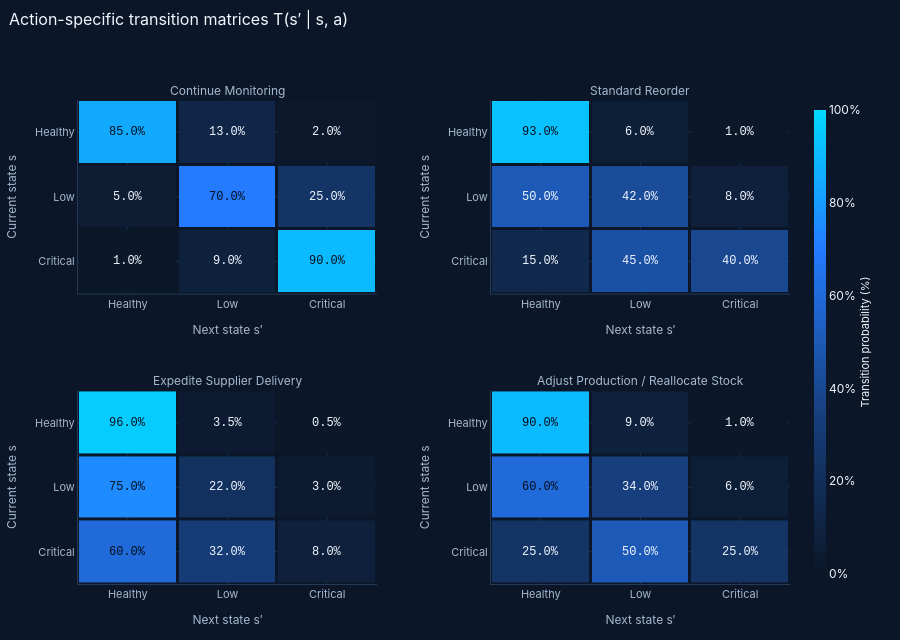

The code cell stored with this chart in its notebook:
### Code cell
show(viz.fig_transition_grid(transition_model.tensor()), "03_transition_heatmaps")

### Figure 1 — Plotly figure (JSON) as saved in the notebook; plotly's stock layout.template omitted (floating-point values rounded to 4 significant figures)
{"data": [{"colorbar": {"thickness": 12, "ticksuffix": "%", "title": {"font": {"size": 11}, "side": "right", "text": "Transition probability (%)"}}, "colorscale": [[0.0, "#0B1728"], [0.35, "#17407F"], [0.7, "#247BFF"], [1.0, "#00D9FF"]], "hovertemplate": "From %{y} to %{x}<br>P = %{z:.2f}%<extra></extra>", "showscale": true, "type": "heatmap", "x": ["Healthy", "Low", "Critical"], "xaxis": "x", "xgap": 3, "y": ["Healthy", "Low", "Critical"], "yaxis": "y", "ygap": 3, "z": [[85.0, 13.0, 2.0], [5.0, 70.0, 25.0], [1.0, 9.0, 90.0]], "zmax": 100, "zmin": 0}, {"colorbar": {"thickness": 12, "ticksuffix": "%", "title": {"font": {"size": 11}, "side": "right", "text": "Transition probability (%)"}}, "colorscale": [[0.0, "#0B1728"], [0.35, "#17407F"], [0.7, "#247BFF"], [1.0, "#00D9FF"]], "hovertemplate": "From %{y} to %{x}<br>P = %{z:.2f}%<extra></extra>", "showscale": false, "type": "heatmap", "x": ["Healthy", "Low", "Critical"], "xaxis": "x2", "xgap": 3, "y": ["Healthy", "Low", "Critical"], "yaxis": "y2", "ygap": 3, "z": [[93.0, 6.0, 1.0], [50.0, 42.0, 8.0], [15.0, 45.0, 40.0]], "zmax": 100, "zmin": 0}, {"colorbar": {"thickness": 12, "ticksuffix": "%", "title": {"font": {"size": 11}, "side": "right", "text": "Transition probability (%)"}}, "colorscale": [[0.0, "#0B1728"], [0.35, "#17407F"], [0.7, "#247BFF"], [1.0, "#00D9FF"]], "hovertemplate": "From %{y} to %{x}<br>P = %{z:.2f}%<extra></extra>", "showscale": false, "type": "heatmap", "x": ["Healthy", "Low", "Critical"], "xaxis": "x3", "xgap": 3, "y": ["Healthy", "Low", "Critical"], "yaxis": "y3", "ygap": 3, "z": [[96.0, 3.5, 0.5], [75.0, 22.0, 3.0], [60.0, 32.0, 8.0]], "zmax": 100, "zmin": 0}, {"colorbar": {"thickness": 12, "ticksuffix": "%", "title": {"font": {"size": 11}, "side": "right", "text": "Transition probability (%)"}}, "colorscale": [[0.0, "#0B1728"], [0.35, "#17407F"], [0.7, "#247BFF"], [1.0, "#00D9FF"]], "hovertemplate": "From %{y} to %{x}<br>P = %{z:.2f}%<extra></extra>", "showscale": false, "type": "heatmap", "x": ["Healthy", "Low", "Critical"], "xaxis": "x4", "xgap": 3, "y": ["Healthy", "Low", "Critical"], "yaxis": "y4", "ygap": 3, "z": [[90.0, 9.0, 1.0], [60.0, 34.0, 6.0], [25.0, 50.0, 25.0]], "zmax": 100, "zmin": 0}], "layout": {"annotations": [{"font": {"color": "#A6B9D0", "size": 12}, "showarrow": false, "text": "Continue Monitoring", "x": 0.21, "xanchor": "center", "xref": "paper", "y": 1.0, "yanchor": "bottom", "yref": "paper"}, {"font": {"color": "#A6B9D0", "size": 12}, "showarrow": false, "text": "Standard Reorder", "x": 0.79, "xanchor": "center", "xref": "paper", "y": 1.0, "yanchor": "bottom", "yref": "paper"}, {"font": {"color": "#A6B9D0", "size": 12}, "showarrow": false, "text": "Expedite Supplier Delivery", "x": 0.21, "xanchor": "center", "xref": "paper", "y": 0.4, "yanchor": "bottom", "yref": "paper"}, {"font": {"color": "#A6B9D0", "size": 12}, "showarrow": false, "text": "Adjust Production / Reallocate Stock", "x": 0.79, "xanchor": "center", "xref": "paper", "y": 0.4, "yanchor": "bottom", "yref": "paper"}, {"font": {"color": "#04101E", "family": "'IBM Plex Mono', Consolas, 'Courier New', monospace", "size": 12}, "showarrow": false, "text": "85.0%", "x": "Healthy", "xref": "x", "y": "Healthy", "yref": "y"}, {"font": {"color": "#F2F7FF", "family": "'IBM Plex Mono', Consolas, 'Courier New', monospace", "size": 12}, "showarrow": false, "text": "13.0%", "x": "Low", "xref": "x", "y": "Healthy", "yref": "y"}, {"font": {"color": "#F2F7FF", "family": "'IBM Plex Mono', Consolas, 'Courier New', monospace", "size": 12}, "showarrow": false, "text": "2.0%", "x": "Critical", "xref": "x", "y": "Healthy", "yref": "y"}, {"font": {"color": "#F2F7FF", "family": "'IBM Plex Mono', Consolas, 'Courier New', monospace", "size": 12}, "showarrow": false, "text": "5.0%", "x": "Healthy", "xref": "x", "y": "Low", "yref": "y"}, {"font": {"color": "#04101E", "family": "'IBM Plex Mono', Consolas, 'Courier New', monospace", "size": 12}, "showarrow": false, "text": "70.0%", "x": "Low", "xref": "x", "y": "Low", "yref": "y"}, {"font": {"color": "#F2F7FF", "family": "'IBM Plex Mono', Consolas, 'Courier New', monospace", "size": 12}, "showarrow": false, "text": "25.0%", "x": "Critical", "xref": "x", "y": "Low", "yref": "y"}, {"font": {"color": "#F2F7FF", "family": "'IBM Plex Mono', Consolas, 'Courier New', monospace", "size": 12}, "showarrow": false, "text": "1.0%", "x": "Healthy", "xref": "x", "y": "Critical", "yref": "y"}, {"font": {"color": "#F2F7FF", "family": "'IBM Plex Mono', Consolas, 'Courier New', monospace", "size": 12}, "showarrow": false, "text": "9.0%", "x": "Low", "xref": "x", "y": "Critical", "yref": "y"}, {"font": {"color": "#04101E", "family": "'IBM Plex Mono', Consolas, 'Courier New', monospace", "size": 12}, "showarrow": false, "text": "90.0%", "x": "Critical", "xref": "x", "y": "Critical", "yref": "y"}, {"font": {"color": "#04101E", "family": "'IBM Plex Mono', Consolas, 'Courier New', monospace", "size": 12}, "showarrow": false, "text": "93.0%", "x": "Healthy", "xref": "x2", "y": "Healthy", "yref": "y2"}, {"font": {"color": "#F2F7FF", "family": "'IBM Plex Mono', Consolas, 'Courier New', monospace", "size": 12}, "showarrow": false, "text": "6.0%", "x": "Low", "xref": "x2", "y": "Healthy", "yref": "y2"}, {"font": {"color": "#F2F7FF", "family": "'IBM Plex Mono', Consolas, 'Courier New', monospace", "size": 12}, "showarrow": false, "text": "1.0%", "x": "Critical", "xref": "x2", "y": "Healthy", "yref": "y2"}, {"font": {"color": "#F2F7FF", "family": "'IBM Plex Mono', Consolas, 'Courier New', monospace", "size": 12}, "showarrow": false, "text": "50.0%", "x": "Healthy", "xref": "x2", "y": "Low", "yref": "y2"}, {"font": {"color": "#F2F7FF", "family": "'IBM Plex Mono', Consolas, 'Courier New', monospace", "size": 12}, "showarrow": false, "text": "42.0%", "x": "Low", "xref": "x2", "y": "Low", "yref": "y2"}, {"font": {"color": "#F2F7FF", "family": "'IBM Plex Mono', Consolas, 'Courier New', monospace", "size": 12}, "showarrow": false, "text": "8.0%", "x": "Critical", "xref": "x2", "y": "Low", "yref": "y2"}, {"font": {"color": "#F2F7FF", "family": "'IBM Plex Mono', Consolas, 'Courier New', monospace", "size": 12}, "showarrow": false, "text": "15.0%", "x": "Healthy", "xref": "x2", "y": "Critical", "yref": "y2"}, {"font": {"color": "#F2F7FF", "family": "'IBM Plex Mono', Consolas, 'Courier New', monospace", "size": 12}, "showarrow": false, "text": "45.0%", "x": "Low", "xref": "x2", "y": "Critical", "yref": "y2"}, {"font": {"color": "#F2F7FF", "family": "'IBM Plex Mono', Consolas, 'Courier New', monospace", "size": 12}, "showarrow": false, "text": "40.0%", "x": "Critical", "xref": "x2", "y": "Critical", "yref": "y2"}, {"font": {"color": "#04101E", "family": "'IBM Plex Mono', Consolas, 'Courier New', monospace", "size": 12}, "showarrow": false, "text": "96.0%", "x": "Healthy", "xref": "x3", "y": "Healthy", "yref": "y3"}, {"font": {"color": "#F2F7FF", "family": "'IBM Plex Mono', Consolas, 'Courier New', monospace", "size": 12}, "showarrow": false, "text": "3.5%", "x": "Low", "xref": "x3", "y": "Healthy", "yref": "y3"}, {"font": {"color": "#F2F7FF", "family": "'IBM Plex Mono', Consolas, 'Courier New', monospace", "size": 12}, "showarrow": false, "text": "0.5%", "x": "Critical", "xref": "x3", "y": "Healthy", "yref": "y3"}, {"font": {"color": "#04101E", "family": "'IBM Plex Mono', Consolas, 'Courier New', monospace", "size": 12}, "showarrow": false, "text": "75.0%", "x": "Healthy", "xref": "x3", "y": "Low", "yref": "y3"}, {"font": {"color": "#F2F7FF", "family": "'IBM Plex Mono', Consolas, 'Courier New', monospace", "size": 12}, "showarrow": false, "text": "22.0%", "x": "Low", "xref": "x3", "y": "Low", "yref": "y3"}, {"font": {"color": "#F2F7FF", "family": "'IBM Plex Mono', Consolas, 'Courier New', monospace", "size": 12}, "showarrow": false, "text": "3.0%", "x": "Critical", "xref": "x3", "y": "Low", "yref": "y3"}, {"font": {"color": "#04101E", "family": "'IBM Plex Mono', Consolas, 'Courier New', monospace", "size": 12}, "showarrow": false, "text": "60.0%", "x": "Healthy", "xref": "x3", "y": "Critical", "yref": "y3"}, {"font": {"color": "#F2F7FF", "family": "'IBM Plex Mono', Consolas, 'Courier New', monospace", "size": 12}, "showarrow": false, "text": "32.0%", "x": "Low", "xref": "x3", "y": "Critical", "yref": "y3"}, {"font": {"color": "#F2F7FF", "family": "'IBM Plex Mono', Consolas, 'Courier New', monospace", "size": 12}, "showarrow": false, "text": "8.0%", "x": "Critical", "xref": "x3", "y": "Critical", "yref": "y3"}, {"font": {"color": "#04101E", "family": "'IBM Plex Mono', Consolas, 'Courier New', monospace", "size": 12}, "showarrow": false, "text": "90.0%", "x": "Healthy", "xref": "x4", "y": "Healthy", "yref": "y4"}, {"font": {"color": "#F2F7FF", "family": "'IBM Plex Mono', Consolas, 'Courier New', monospace", "size": 12}, "showarrow": false, "text": "9.0%", "x": "Low", "xref": "x4", "y": "Healthy", "yref": "y4"}, {"font": {"color": "#F2F7FF", "family": "'IBM Plex Mono', Consolas, 'Courier New', monospace", "size": 12}, "showarrow": false, "text": "1.0%", "x": "Critical", "xref": "x4", "y": "Healthy", "yref": "y4"}, {"font": {"color": "#04101E", "family": "'IBM Plex Mono', Consolas, 'Courier New', monospace", "size": 12}, "showarrow": false, "text": "60.0%", "x": "Healthy", "xref": "x4", "y": "Low", "yref": "y4"}, {"font": {"color": "#F2F7FF", "family": "'IBM Plex Mono', Consolas, 'Courier New', monospace", "size": 12}, "showarrow": false, "text": "34.0%", "x": "Low", "xref": "x4", "y": "Low", "yref": "y4"}, {"font": {"color": "#F2F7FF", "family": "'IBM Plex Mono', Consolas, 'Courier New', monospace", "size": 12}, "showarrow": false, "text": "6.0%", "x": "Critical", "xref": "x4", "y": "Low", "yref": "y4"}, {"font": {"color": "#F2F7FF", "family": "'IBM Plex Mono', Consolas, 'Courier New', monospace", "size": 12}, "showarrow": false, "text": "25.0%", "x": "Healthy", "xref": "x4", "y": "Critical", "yref": "y4"}, {"font": {"color": "#F2F7FF", "family": "'IBM Plex Mono', Consolas, 'Courier New', monospace", "size": 12}, "showarrow": false, "text": "50.0%", "x": "Low", "xref": "x4", "y": "Critical", "yref": "y4"}, {"font": {"color": "#F2F7FF", "family": "'IBM Plex Mono', Consolas, 'Courier New', monospace", "size": 12}, "showarrow": false, "text": "25.0%", "x": "Critical", "xref": "x4", "y": "Critical", "yref": "y4"}], "font": {"color": "#F2F7FF", "family": "Inter, Manrope, 'Segoe UI', Arial, sans-serif", "size": 12}, "height": 640, "hoverlabel": {"bgcolor": "#10243A", "bordercolor": "#233B56", "font": {"color": "#F2F7FF", "family": "'IBM Plex Mono', Consolas, 'Courier New', monospace", "size": 12}}, "legend": {"bgcolor": "rgba(0,0,0,0)", "font": {"color": "#A6B9D0", "size": 11}, "orientation": "h", "x": 0.0, "xanchor": "left", "y": -0.24, "yanchor": "top"}, "margin": {"b": 56, "l": 64, "r": 110, "t": 100}, "paper_bgcolor": "#0B1728", "plot_bgcolor": "#0B1728", "showlegend": false, "title": {"font": {"color": "#F2F7FF", "family": "'Space Grotesk', Inter, 'Segoe UI', Arial, sans-serif", "size": 16}, "pad": {"t": 14}, "text": "Action-specific transition matrices T(s′ | s, a)", "x": 0.01, "xanchor": "left", "y": 1.0, "yanchor": "top", "yref": "container"}, "xaxis": {"anchor": "y", "automargin": true, "domain": [0.0, 0.42], "gridcolor": "rgba(35,59,86,0.65)", "linecolor": "#233B56", "tickfont": {"color": "#A6B9D0", "size": 11}, "title": {"font": {"color": "#A6B9D0", "size": 12}, "text": "Next state s′"}, "zerolinecolor": "#233B56"}, "xaxis2": {"anchor": "y2", "automargin": true, "domain": [0.58, 1.0], "gridcolor": "rgba(35,59,86,0.65)", "linecolor": "#233B56", "tickfont": {"color": "#A6B9D0", "size": 11}, "title": {"font": {"color": "#A6B9D0", "size": 12}, "text": "Next state s′"}, "zerolinecolor": "#233B56"}, "xaxis3": {"anchor": "y3", "automargin": true, "domain": [0.0, 0.42], "gridcolor": "rgba(35,59,86,0.65)", "linecolor": "#233B56", "tickfont": {"color": "#A6B9D0", "size": 11}, "title": {"font": {"color": "#A6B9D0", "size": 12}, "text": "Next state s′"}, "zerolinecolor": "#233B56"}, "xaxis4": {"anchor": "y4", "automargin": true, "domain": [0.58, 1.0], "gridcolor": "rgba(35,59,86,0.65)", "linecolor": "#233B56", "tickfont": {"color": "#A6B9D0", "size": 11}, "title": {"font": {"color": "#A6B9D0", "size": 12}, "text": "Next state s′"}, "zerolinecolor": "#233B56"}, "yaxis": {"anchor": "x", "automargin": true, "autorange": "reversed", "domain": [0.6, 1.0], "gridcolor": "rgba(35,59,86,0.65)", "linecolor": "#233B56", "tickfont": {"color": "#A6B9D0", "size": 11}, "title": {"font": {"color": "#A6B9D0", "size": 12}, "text": "Current state s"}, "zerolinecolor": "#233B56"}, "yaxis2": {"anchor": "x2", "automargin": true, "autorange": "reversed", "domain": [0.6, 1.0], "gridcolor": "rgba(35,59,86,0.65)", "linecolor": "#233B56", "tickfont": {"color": "#A6B9D0", "size": 11}, "title": {"font": {"color": "#A6B9D0", "size": 12}, "text": "Current state s"}, "zerolinecolor": "#233B56"}, "yaxis3": {"anchor": "x3", "automargin": true, "autorange": "reversed", "domain": [0.0, 0.4], "gridcolor": "rgba(35,59,86,0.65)", "linecolor": "#233B56", "tickfont": {"color": "#A6B9D0", "size": 11}, "title": {"font": {"color": "#A6B9D0", "size": 12}, "text": "Current state s"}, "zerolinecolor": "#233B56"}, "yaxis4": {"anchor": "x4", "automargin": true, "autorange": "reversed", "domain": [0.0, 0.4], "gridcolor": "rgba(35,59,86,0.65)", "linecolor": "#233B56", "tickfont": {"color": "#A6B9D0", "size": 11}, "title": {"font": {"color": "#A6B9D0", "size": 12}, "text": "Current state s"}, "zerolinecolor": "#233B56"}}}
